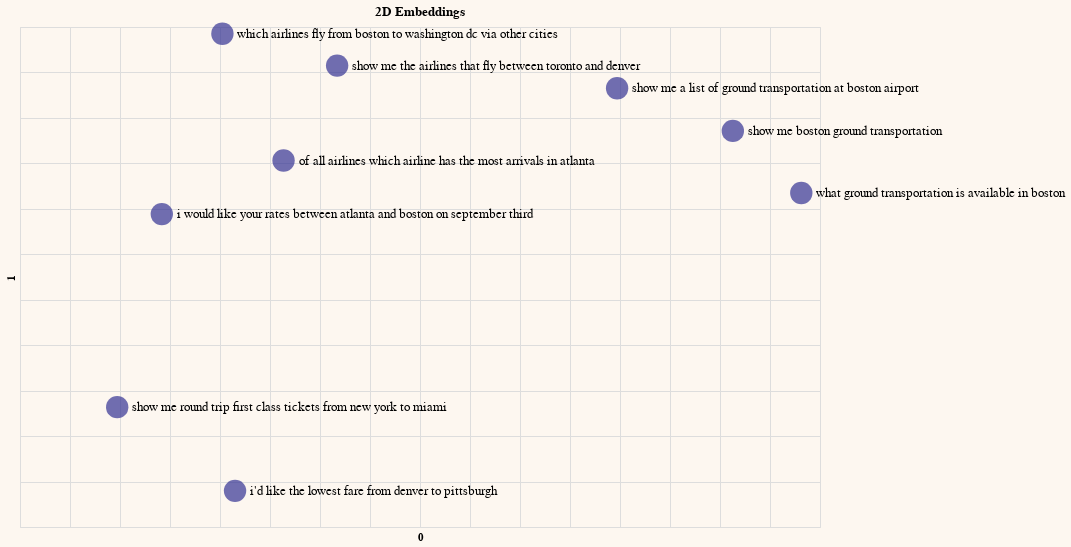

This figure's notebook cell:
### Code cell
# Reduce embeddings to 2 principal components to aid visualization
embeds_pc2 = get_pc(embeds,2)

# Add the principal components to dataframe
df_pc2 = pd.concat([df, pd.DataFrame(embeds_pc2)], axis=1)

# Plot the 2D embeddings on a chart
df_pc2.columns = df_pc2.columns.astype(str)
generate_chart(df_pc2.iloc[:sample],'0','1',title='2D Embeddings')

### Figure 1 — Vega-Lite specification as saved in the notebook (floating-point values rounded to 4 significant figures; data arrays with more than 128 entries replaced by an {"elided": "..."} marker saying what was removed)
{"config": {"view": {"continuousWidth": 300, "continuousHeight": 300}, "background": "#FDF7F0", "legend": {"labelFontSize": 18, "orient": "bottom", "titleFontSize": 18}}, "layer": [{"mark": {"type": "circle", "size": 500}, "encoding": {"color": {"value": "#333293"}, "tooltip": [{"field": "query", "type": "nominal"}], "x": {"axis": {"domain": false, "labels": false, "ticks": false}, "field": "0", "scale": {"zero": false}, "type": "quantitative"}, "y": {"axis": {"domain": false, "labels": false, "ticks": false}, "field": "1", "scale": {"zero": false}, "type": "quantitative"}}}, {"mark": {"type": "text", "align": "left", "baseline": "middle", "color": "black", "dx": 15, "size": 13}, "encoding": {"color": {"value": "black"}, "text": {"field": "query", "type": "nominal"}, "tooltip": [{"field": "query", "type": "nominal"}], "x": {"axis": {"domain": false, "labels": false, "ticks": false}, "field": "0", "scale": {"zero": false}, "type": "quantitative"}, "y": {"axis": {"domain": false, "labels": false, "ticks": false}, "field": "1", "scale": {"zero": false}, "type": "quantitative"}}}], "data": {"name": "data-820a6605a748e7a5a0472e9afb367f76"}, "height": 500, "title": "2D Embeddings", "width": 800, "$schema": "https://vega.github.io/schema/vega-lite/v5.14.1.json", "datasets": {"data-820a6605a748e7a5a0472e9afb367f76": [{"query": " which airlines fly from boston to washington dc via other cities", "query_embeds": {"elided": "1024 float values"}, "0": -0.0976, "1": 0.2926}, {"query": " show me the airlines that fly between toronto and denver", "query_embeds": {"elided": "1024 float values"}, "0": 0.01712, "1": 0.2576}, {"query": " show me round trip first class tickets from new york to miami", "query_embeds": {"elided": "1024 float values"}, "0": -0.2028, "1": -0.1182}, {"query": " i'd like the lowest fare from denver to pittsburgh", "query_embeds": {"elided": "1024 float values"}, "0": -0.08495, "1": -0.2102}, {"query": " show me a list of ground transportation at boston airport", "query_embeds": {"elided": "1024 float values"}, "0": 0.2971, "1": 0.2326}, {"query": " show me boston ground transportation", "query_embeds": {"elided": "1024 float values"}, "0": 0.4128, "1": 0.1857}, {"query": " of all airlines which airline has the most arrivals in atlanta", "query_embeds": {"elided": "1024 float values"}, "0": -0.03644, "1": 0.1531}, {"query": " what ground transportation is available in boston", "query_embeds": {"elided": "1024 float values"}, "0": 0.4813, "1": 0.1174}, {"query": " i would like your rates between atlanta and boston on september third", "query_embeds": {"elided": "1024 float values"}, "0": -0.1582, "1": 0.09421}]}}
